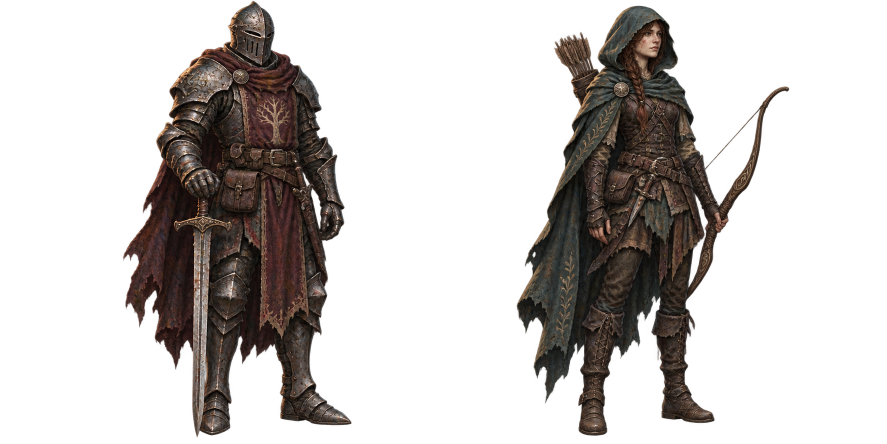
#> input picture assets/art/adventurers.png, 1774 x 887 px (shown at 1/2 size)
$ python BakeRuntimePortrait.py
#> lines starting #> are read from the running program, lines starting #| are printed output that depends on the picture
"""Export the approved hero illustration at its bounded runtime resolution.

Uses only Pillow already present for offline resizing. Source masters and their
two equal square regions remain unchanged. File-backed runtime pages use
640x320 (full body) and 768x384 (faces), 1.90625 MiB GPU combined. The full-body
page's 320px source height still exceeds its largest 318px draw.
"""
from pathlib import Path
from PIL import Image

ROOT = Path(__file__).resolve().parents[1]
SOURCE = ROOT / "assets/art/adventurers.png"
OUTPUT = ROOT / "assets/art/adventurers-runtime.png"

source = Image.open(SOURCE).convert("RGBA")
#> source is the input picture: PIL image 1774x887 RGBA; mean R, G, B, A 18.8, 14.9, 12.8, 70.6
if source.width != 2 * source.height:
    raise ValueError("Expected two equal square hero illustrations")
source.resize((640, 320), Image.Resampling.LANCZOS).save(OUTPUT)
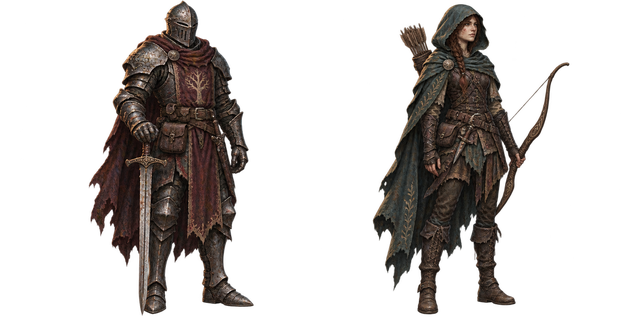
#> saved as adventurers-runtime.png: PIL image 640x320 RGBA; mean R, G, B, A 19.3, 15.3, 13.1, 70.6; transparent parts drawn white
print(f"Exported {OUTPUT.relative_to(ROOT)}: 640x320 RGBA")

faces = Image.open(ROOT / "art-source/hero-portraits-v1/transparent.png").convert("RGBA")
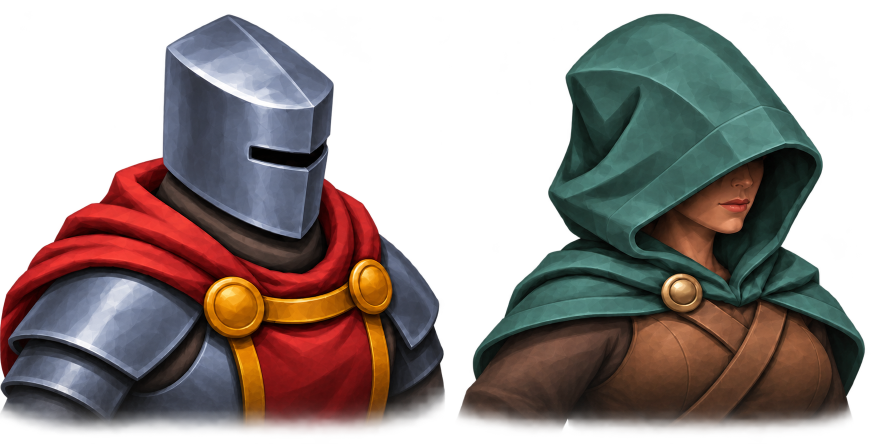
#> input picture art-source/hero-portraits-v1/transparent.png, 1774 x 887 px (shown at 1/2 size)
#> faces is the input picture: PIL image 1774x887 RGBA; mean R, G, B, A 52.6, 42.5, 39.7, 144.5
if faces.width != 2 * faces.height:
    raise ValueError("Expected two equal square head-and-shoulders portraits")
faces.resize((768, 384), Image.Resampling.LANCZOS).save(ROOT / "assets/art/hero-portraits.png")
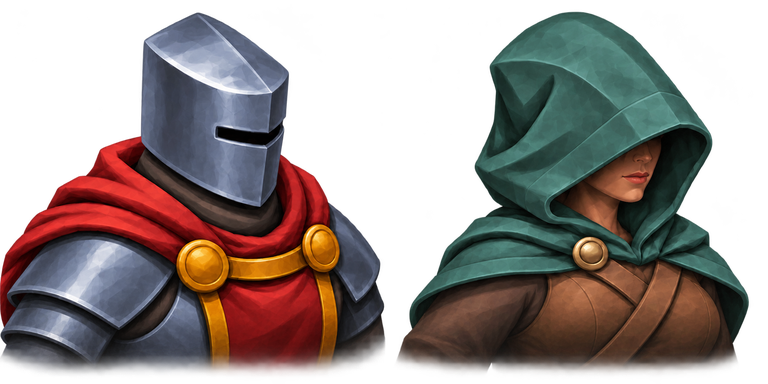
#> saved as hero-portraits.png: PIL image 768x384 RGBA; mean R, G, B, A 52.4, 42.4, 39.6, 144.5; transparent parts drawn white
print("Exported assets/art/hero-portraits.png: 768x384 RGBA; combined portraits 1.90625 MiB GPU without mipmaps")
